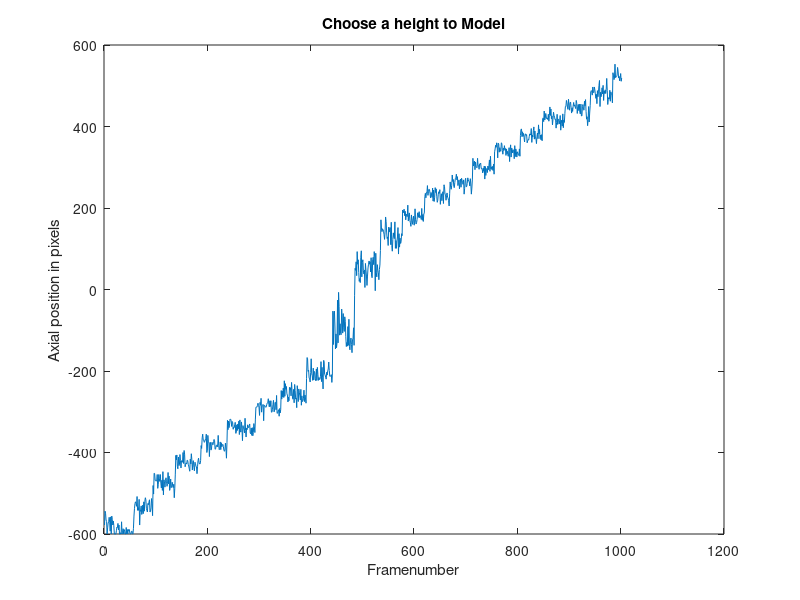

MATLAB code for this plot: (Note: this script raises an error after producing the figure.)
close all; clearvars; clc; % clean up
% SNR_Localization_simulation
% This simulation will take fitted parameters of latex beads and use them
% to create simulated point spread functions which are used for subsequent
% fitting and comparison of localization information

%% User Settings
SNRs = 10.^(0:0.1:2); % these will enter the N to offset calculation via the equation snr = N/offset^0.5
frames = 1000; % Number of molecules to create at each setting
pixw = 4;   % size of total image molecule is created on
q = 0.128;
% End User Settings

%% PSF Developement
load('PSF_params.mat'); % Load bead data from a ladder test

% Choose fitting parameters


x0 = rand(1) - 0.5; % Center the Molecule somewhere in the first pixel
y0 = rand(1) - 0.5; % Center the Molecule somewhere in the first pixel
N = 2000; % SNR will be created from setting the offset relative to the N

% Allow user to 'choose' a sigma value based on height of the molecule
% fitted
figure('Units','Normalized','Outerposition', [0.25 0.25 0.5 0.5]) % Create a full frame figure
plot(coords(:,3)*q*1000); % Show stair step pattern 
xlabel('Framenumber'); % proper label of graph
ylabel('Axial position in pixels');% proper label of graph
title('Choose a height to Model'); % instruction to user
[x,y] = ginput(1); % Graphically chose the parameter desired
id = round(x); % Choose molecule index determined by user
sx = fits(id,4); % assign sigma values from molecule id
sy = fits(id,5);
B = 10;
[xpix,ypix] = meshgrid(-pixw:pixw); % Create mesh grids for desired window
for i = 1:numel(SNRs) % Loop over SNRs
    % Variables to Loop Over
%     i1x = 1/2.*(erf((xpix - x0 + 1/2)./(2*3.92^2)^0.5)-erf((xpix - x0 - 1/2)./(2*3.92^2)^0.5)); % error function of x integration over psf for each pixel
%     i1y = 1/2.*(erf((ypix - y0 + 1/2)./(2*3.92^2)^0.5)-erf((ypix - y0 - 1/2)./(2*3.92^2)^0.5)); % error function of y integration over psf for each pixel
id = randi(numel(fits(:,1)));
sx = fits(id,4); % assign sigma values from molecule id
sy = fits(id,5);
%     B = N/SNRs(i).*i1x.*i1y; % SNR = N/B algebra gives us the code
    B0{i} = B;
        i1 = xpix.*0;
        % Create a gaussian
        i1x = 1/2.*(erf((xpix - x0 + 1/2)./(2*sx^2)^0.5)-erf((xpix - x0 - 1/2)./(2*sx^2)^0.5)); % error function of x integration over psf for each pixel
        i1y = 1/2.*(erf((ypix - y0 + 1/2)./(2*sy^2)^0.5)-erf((ypix - y0 - 1/2)./(2*sy^2)^0.5)); % error function of y integration over psf for each pixel
        i1 = N * i1x.*i1y+B;
        im0(:,:,i) = i1;
    for j = 1:frames
        im1(:,:,j) = double(imnoise(uint16(i1),'poisson'));
%           im1(:,:,j) = double(imnoise(uint16(i1),'poisson'));
%           im1(:,:,j) = double(imnoise(uint16(i1),'poisson')) - imgaussfilt(B,1.5);
          imj = im1(:,:,j);
          sim = sort(imj(:));
%           im1(:,:,j) = im1(:,:,j) - mean(sim(1:4));
%         surf(im1(:,:,j))
%         drawnow
    end
    A{i} = im1.*(im1>0);
end


clear im1









load('z_calib.mat') % load latex calibrated data
cord0 = coords;


for i = 1:numel(A)
   iloc = A{i};
   [fits, crlbs, llv] = slim_locs(iloc);
   zf = getdz(fits(:,4),fits(:,5),cal.z_cal)/q;
   coords = [fits(:,1:2),zf];
   crl{i} = crlbs;
   cords{i} = coords;
   fit{i} = fits;
   try
       xstd(i) = std(coords(:,1)*q*1000);
       ystd(i) = std(coords(:,2)*q*1000);
       sxstd(i) = std(fits(:,4)*q);
       systd(i) = std(fits(:,5)*q);
       zstd(i) = std(coords(:,3)*q*1000);
   catch
   end
end     
plot(SNRs,zstd)
hold on
plot(SNRs,xstd)
plot(SNRs,ystd)
set(gca,'XScale','Log')
legend('Z-precision','X-Precision','Y-Precision')
xlabel('SNR')
ylabel('Localization Prescion in nm')
title('Subtracting Constant Background with noisy Guassian offset')

for i = 1:numel(crl)
    uncx(i) = mean(crl{i}(:,1).^0.5*128);
    uncy(i) = mean(crl{i}(:,2).^0.5*128);
    stx(i) = std(fit{i}(:,1)*128);
    sty(i) = std(fit{i}(:,2)*128);
end
% figure
% plot(SNRs,sxstd)
% hold on
% plot(SNRs,systd)
% legend('Sigx','Sigy')
% set(gca,'XScale','Log')